Frame 1 (no input): blank canvas, image omitted
Frame 60 (the mouse pressed at the canvas centre just before this capture): blank canvas, image omitted
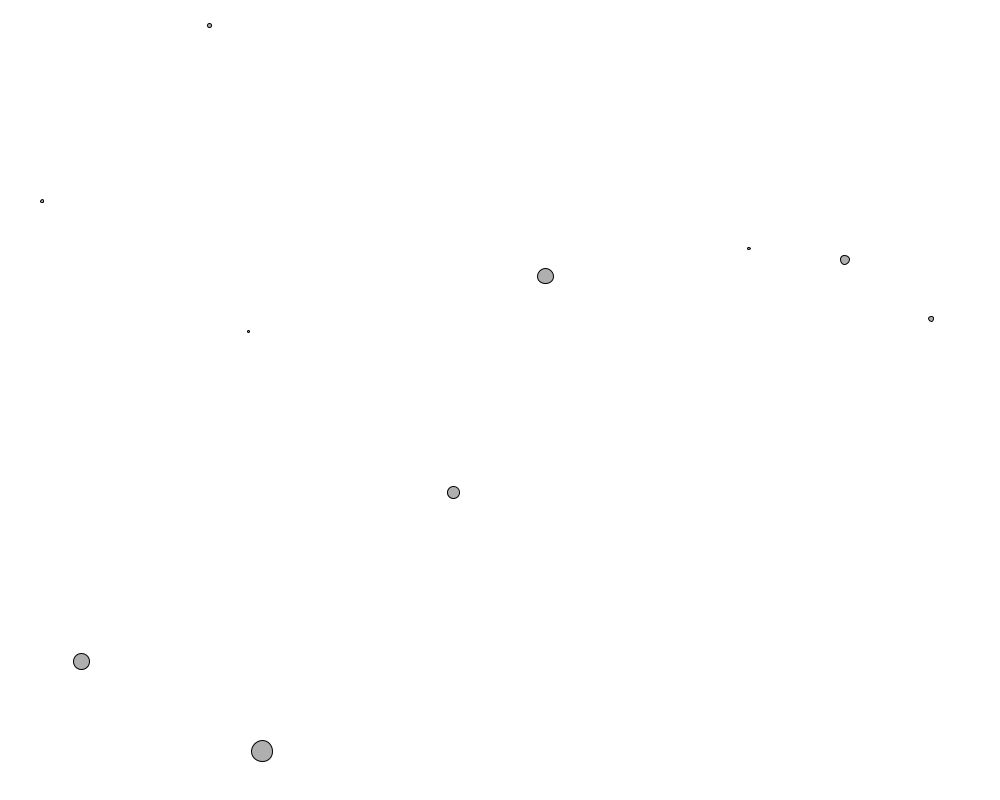
Frame 120 (the mouse held since frame 60 and released just before this capture)

The Processing sketch whose frames 1 and 60 were blank and that drew this single picture after the mouse press (run headless with seeded random() and noise(); from frame 60 on, the mouse is pressed at the canvas centre):

// Processing sketch: ch2_gravitation
// ── ch2_gravitation.pde
Mover[] movers = new Mover[10];
 
void setup() {
  size(1000, 800);
  for (int i = 0; i < movers.length; i++) {
    movers[i] = new Mover(random(0.1,2),random(width),random(height));
  }
}
 
void draw() {
  background(255);
  
   for (int i = 0; i < movers.length; i++) {
    for (int j = 0; j < movers.length; j++) {
      if (i != j) {
        PVector force = movers[j].attract(movers[i]);
        movers[i].applyForce(force);
      }
    }
    movers[i].update();
    movers[i].display();
  }
}
// ── Mover.pde
class Mover {
  PVector acceleration;
  PVector location;
  PVector velocity;

  float mass;
  
  float G = 0.4;

  Mover(float m, float x, float y){
    mass = m;
    
    location = new PVector(x, y);
    velocity = new PVector(0,0);
    acceleration = new PVector(0,0);  
}

  void applyForce(PVector force){
    PVector f = PVector.div(force, mass);
    acceleration.add(f);
  }
  
  void update(){
    velocity.add(acceleration);
    location.add(velocity);
    
    acceleration.mult(0);
  }
  
  void display(){
    stroke(0);
    fill(175);

    ellipse(location.x,location.y,mass*16,mass*16);
  }
 
  void checkEdges() {
    if (location.x > width) {
      location.x = width;
      velocity.x *= -1;
    } else if (location.x < 0) {
      velocity.x *= -1;
      location.x = 0;
    }
 
    if (location.y > height) {
      velocity.y *= -1;
      location.y = height;
    }
  }
  
  PVector attract(Mover m){
    PVector force = PVector.sub(location, m.location);
    float distance = force.mag();
    distance = constrain(distance, 5, 30);
    force.normalize();
    
    float strength = (G * mass * m.mass) / (distance * distance);
    force.mult(strength);
    
    return force;
  }


}  
